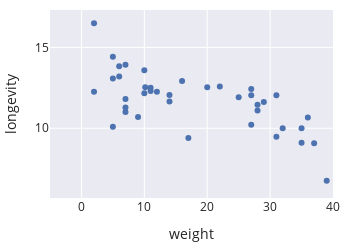

The cell this chart's notebook holds for it:
### Markdown cell above
The `.update_layout()` lets us modify any property of a layout.
This includes the plot title (`title`), margins (`margins` dictionary), 
and whether to display a legend (`showlegend`).
The `plotly` documentation has the full list of layout properties [^layout].

`Figure` objects also have `.update_xaxes()` and `.update_yaxes()` functions,
which are similar to `.update_layout()`. These two functions let us modify
properties of the axes, like the axis limits (`range`), number of ticks
(`nticks`), and axis label (`title`).

[^layout]: https://plotly.com/python-api-reference/generated/plotly.graph_objects.Layout.html

### Code cell
fig = px.scatter(dogs, x='weight', y='longevity',
                 width=350, height=250)

# Adjust x-axis range
fig.update_xaxes(range=[-5, 40])
fig

### Figure 1 — Plotly figure (JSON) as saved in the notebook; plotly's stock layout.template omitted (floating-point values rounded to 4 significant figures)
{"data": [{"hovertemplate": "weight=%{x}<br>longevity=%{y}<extra></extra>", "legendgroup": "", "marker": {"color": "rgb(76,114,176)", "symbol": "circle"}, "mode": "markers", "name": "", "orientation": "v", "showlegend": false, "type": "scatter", "x": [16, 6, 14, 11, 10.15, 22, 7, 7, 2, 20, 28, 27, 5, 31, 2, 6, 29, 27, 31, 11, 28, 7, 5, 5, 7, 10, 14, 12, 32, 10, 35, 9, 17, 25, 57, 35, 37, 27, 36, 39, 52, 79, 70], "xaxis": "x", "y": [12.92, 13.84, 11.66, 12.5, 12.53, 12.58, 13.92, 11.81, 16.5, 12.54, 11.46, 12.42, 14.42, 12.04, 12.25, 13.2, 11.63, 12.04, 9.48, 12.31, 11.1, 11, 13.07, 10.1, 11.29, 13.58, 12.05, 12.25, 10, 12.17, 10, 10.69, 9.4, 11.92, 9.32, 9.1, 9.08, 10.21, 10.67, 6.75, 7.57, 6.5, 7.78], "yaxis": "y"}], "layout": {"height": 250, "legend": {"tracegroupgap": 0}, "width": 350, "xaxis": {"anchor": "y", "domain": [0, 1], "range": [-5, 40], "title": {"text": "weight"}, "type": "linear"}, "yaxis": {"anchor": "x", "autorange": true, "domain": [0, 1], "range": [5.688, 17.31], "title": {"text": "longevity"}, "type": "linear"}}}
